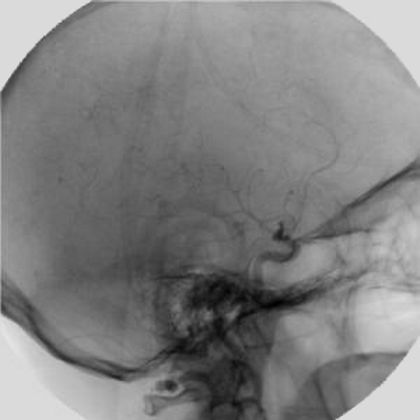
%> input picture imagem-01.tif, 420 x 420 px
$ octave exercicio1.m   (GNU Octave 9; MATLAB toolbox functions it lacks are replaced by stand-ins)
%> lines starting %> are read from the running program, lines starting %| are printed output that depends on the picture; in (x1, y1, x2, y2) boxes, pixels count from 0 and x2, y2 are one past the last pixel; in counts of white or black regions, pixels touching at a corner belong together; the program's own positions count from 1

%-------------------------------------------------------
%            UNIVERSIDADE ESTADUAL DO AMAZONAS
%-------------------------------------------------------
%             PROCESSAMENTO DIGITAL DE IMAGEM
%-------------------------------------------------------
% ALUNOS: Francisco L鷆io R. de Ara鷍o
%         Felipe Luniere
%         Mario Fernando
%         Rafael Augusto
%
% Para as imagens 01 e 02, elabore um script para destacar as diferen鏰s entre elas em branco. Exibir as
% imagens 01, 02, imagem diferen鏰 real鏰da e histograma da imagem diferen鏰 na mesma imagem.


close all
clear all

A = imread('imagem-01.tif');
%> A is the input picture: size 420x420 uint8; min 0, max 229, mean 129.3
B = imread('imagem-02.tif');
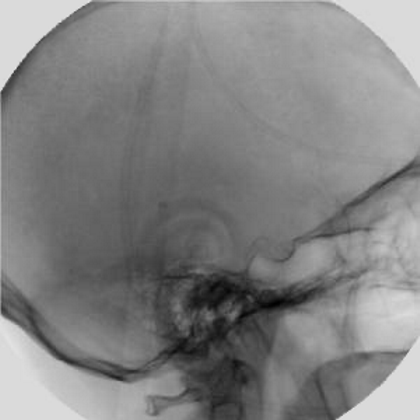
%> input picture imagem-02.tif, 420 x 420 px
%> B is the input picture: size 420x420 uint8; min 0, max 234, mean 130.7

D = (B - A);
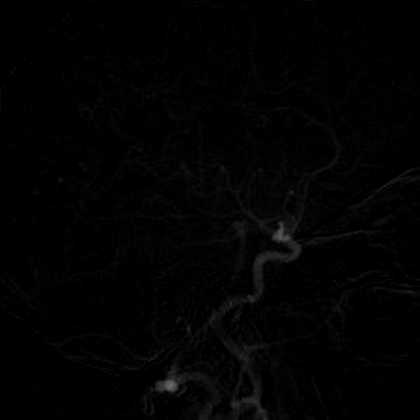
%> D: size 420x420 uint8; min 0, max 104, mean 2.3
figure
subplot(131);
subimage(uint8(B));
title ('IMAGEM B');

subplot(132);
subimage(uint8(A));
title ('IMAGEM A');

subplot(133);
imshow(uint8(D));
title ('IMAGEM NEGATIVA');

%imtool(D); % ferramenta para ver pixel
D1 =im2bw(D,20/255);
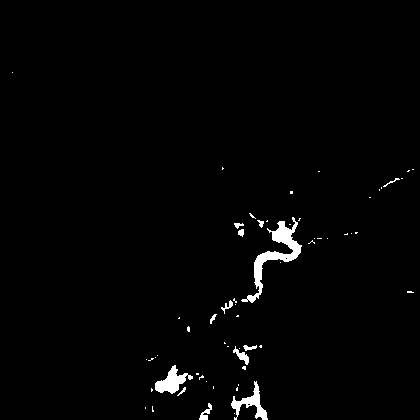
%> D1: size 420x420 logical; 1.6% white; 60 white regions (47 under 20 px), largest, box (x1, y1, x2, y2) and area: (241, 217, 302, 303) 1125, (155, 365, 193, 394) 486, (231, 381, 268, 420) 464
figure
subplot(221);
imshow(D);
subplot(222);
imhist(D);
subplot(223);
imshow(D1);
subplot(224);
imhist(D1);
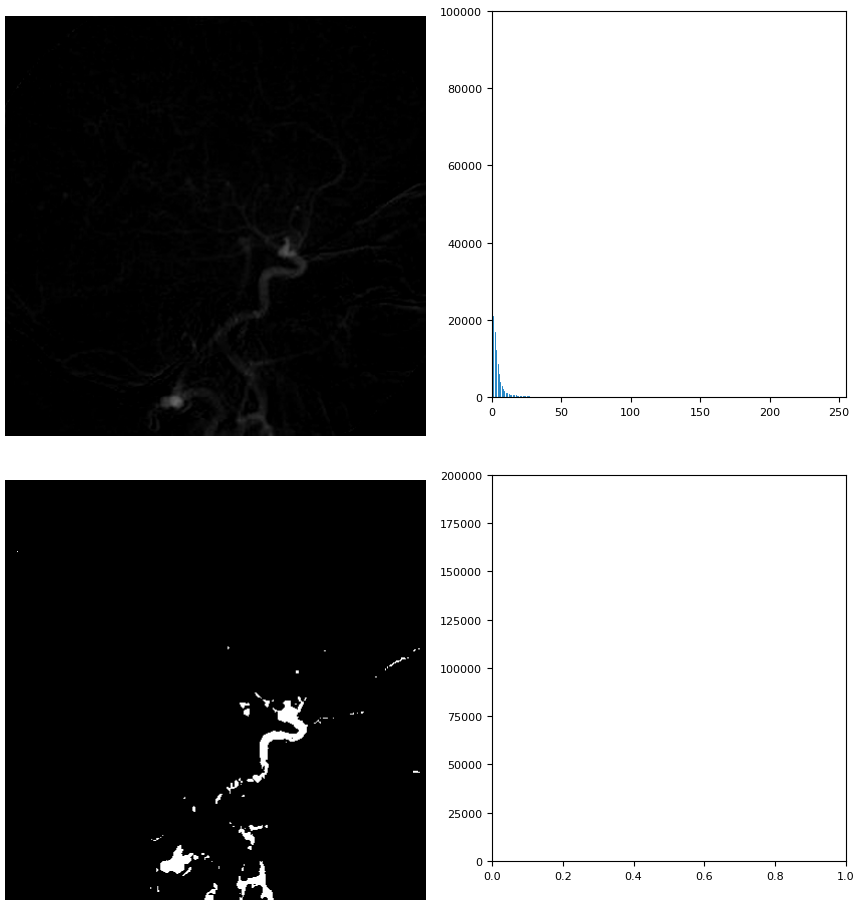
%> figure redrawn from the program's plot data, 4 panels
